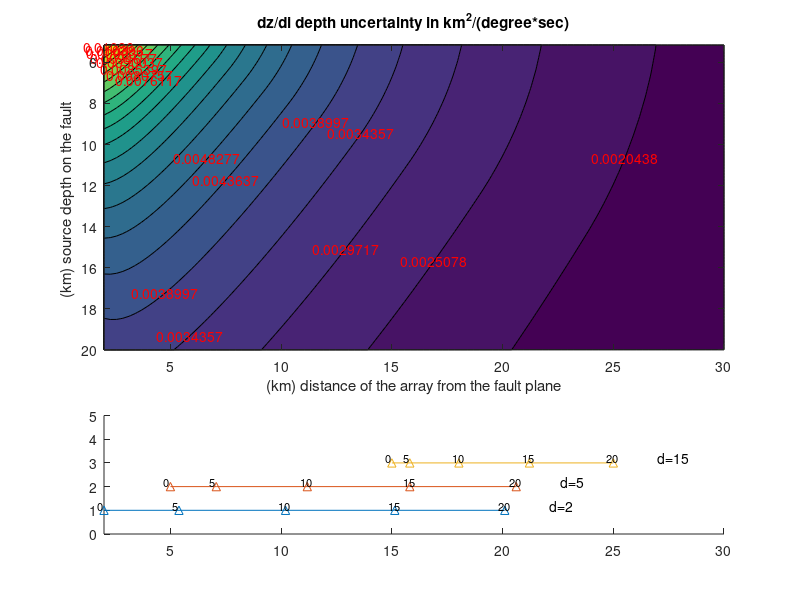
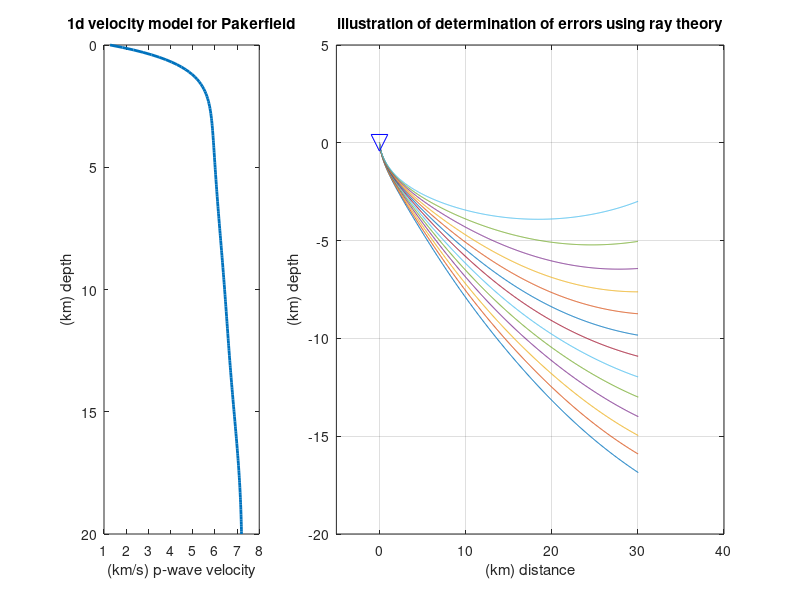

Write the MATLAB code that produced these figures, in order. (Note: this script raises an error after producing the figures.)
clear all;
close all;
load P;
% Ray tracing in a vertically heterogeneous medium with wave speed c(z)
% To shoot rays at given initial angles
% we solve the following ODE system
%   di/ds = dc/dz(z) * sin(i)
%   dx/ds = c(z)*sin(i)
%   dz/ds = c(z)*cos(i)
% where i = ray angle, counter-clockwise from Z down
%       s = travel-time
% The ODE is integrated by a midpoint method
%
% June 2008        J.P. Ampuero        ampuero@gps.caltech.edu

%I0S = [19.5:0.02:19.6];
I0S =10:0.2:12.5;         % initial angles, in degrees
XSTA = 0; ZSTA = 0;        % initial point
%ZEND = 0;                % vertical position of final point
XEND = 30e3;                % horizontal position of final point
ZMAX = 20e3;                % stop ray tracing if the ray goes this deep
DS = 1e-2;   % timestep
resolution=100;
L=linspace(2,XEND/1e3,resolution)*1e3;
Lz=linspace(5,ZMAX/1e3,resolution)*1e3
D=zeros(1,length(L));
MM=zeros(length(I0S),length(L));
MM1=zeros(length(Lz)-1,length(L));
MM2=zeros(length(Lz),length(L));
c0=1.182e3

% example of velocity model c(z): an exponential distribution
%CFUN = @(z) 2000 + (1-exp(-z/1000))*4000;
% its derivative with respect to z
%CZFUN = @(z) exp(-z/1000)*4000/1000;
P=[7.29320740145629e-60,-2.25713355056818e-54,3.15780784770224e-49,-2.64134885422995e-44,1.47242246990781e-39,-5.77410811052121e-35,1.63959228354946e-30,-3.42090336118034e-26,5.27212978329383e-22,-5.99116415754033e-18,4.98013313198646e-14,-2.98197497509444e-10,1.25141562627232e-06,-0.00349386067308002,5.89649663355069,1273.93757459125;]

%parkersfield velocity model

CFUN= @(b) P(16)+P(15)*b+P(14)*b.^2+P(13)*b.^3+P(12)*b.^4+P(11)*b.^5+(P(10)+P(9)*b+P(8)*b.^2+P(7)*b.^3+P(6)*b.^4+P(5)*b.^5+P(4)*b.^6+P(3)*b.^7+P(2)*b.^8+P(1)*b.^9).*b.^6;
        %aa=P(10)+P(9)*b+P(8)*b.^2+P(7)*b.^3+P(6)*b.^4+P(5)*b.^5+P(4)*b.^6+P(3)*b.^7+P(2)*b.^8+P(1)*b.^9
% its derivative with respect to z
CZFUN = @(b) P(15)+P(14)*b*2+P(13)*b.^2*3+P(12)*b.^3*4+P(11)*b.^4*5+P(10)*b.^5*6+P(9)*b.^6*7+P(8)*b.^7*8+P(7)*b.^8*9+P(6)*b.^9*10+P(5)*b.^10*11+P(4)*b.^11*12+P(3)*b.^12*13+P(2)*b.^13*14+P(1)*b.^14*15;




% example of velocity model c(z): an exponential distribution
%CFUN = 2000 + (1-exp(-z/1000))*4000;
% its derivative with respect to z
%CZFUN = @(z) exp(-z/1000)*4000/1000;
%CFUN = @(z) 5000;
%CZFUN = @(z) 0;















figure(3);
        iii=0;
        for xxx=0:100:ZMAX
            ccc(iii+1)=CFUN(xxx);
            xxxx(iii+1)=xxx;
            iii=iii+1;
        end
        subplot(1,3,1)
        plot(ccc/1e3,xxxx/1e3,'LineWidth',2);
        title('1d velocity model for Pakerfield');
       xlabel('(km/s) p-wave velocity');
       ylabel('(km) depth');
       set(gca,'YDir','reverse');

% for each initial angle, shoot a ray
for k=1:length(I0S),

 % initial conditions
  inc = I0S(k)*pi/180;
  x = XSTA;
  z = ZSTA;
  clear xray zray raylength
  n=1;
  xray(n) =x;
  zray(n) =z;

 % Solve the ODE
 % Midpoint method to integrate Y'=F(Y) with step h:
 %  Y_pred = Y_n + h/2*F(Y_n)lat
 %  Y_(n+1) = Y_n + h*F(Y_pred)
 %
 % An alternative (also second order) is Heun's method:
 %  Y_pred = Y_n + h*F(Y_n)
 %  Y_(n+1) = Y_n + h*( F(Y_n) + F(Y_pred) )/2
 %
 % Or we could use ode45

  finish = 0;
  raylength(1)=0;
  while ~finish,

   % Y_n
    i_old = inc;
    x_old = x;
    z_old = z;

   % F(Y_n)
    c = CFUN(z_old);
    cz = CZFUN(z_old);
    sini = sin(i_old);
    cosi = cos(i_old);
    is = cz*sini; 
    xs = c*sini; 
    zs = c*cosi; 

   % Y_pred = Y_n + h/2*F(Y_n)
    inc = i_old +0.5*DS*is;
    x = x_old +0.5*DS*xs;
    z = z_old +0.5*DS*zs;

   % F(Y_pred)
    c = CFUN(z);
    cz = CZFUN(z);
    sini = sin(inc);
    cosi = cos(inc);
    is = cz*sini; 
    xs = c*sini; 
    zs = c*cosi; 

   % Y_(n+1) = Y_n + h*F(Y_pred)
    inc = i_old +DS*is;
    x = x_old +DS*xs;
    z = z_old +DS*zs;

    n = n+1;
    xray(n)=x;
    zray(n)=z;
    if n>=2
    raylength(n)=raylength(n-1)+((xray(n)-xray(n-1))^2+(zray(n)-zray(n-1))^2)^0.5;
    end
    %finish = z<ZEND | z>ZMAX;
    finish = x>XEND | z>ZMAX | z<ZSTA;
  end
  D=interp1(xray,zray,L,'linear',NaN);
  raylengthL=interp1(xray,raylength,L,'linear',NaN);
  MM(k,:)=D;
  raylenthLMM(k,:)= raylengthL;
  subplot(1,3,[2 3]);
  plot(xray/1e3,-zray/1e3,'-');
  
  hold all
end
plot(0,0,'bv','MarkerSize',12);
title('illustration of determination of errors using ray theory');
       xlabel('(km) distance');
       ylabel('(km) depth')
xlim([-5 40])
ylim([-20 5])   
for k=1:length(L)
    front=1;
    back=length(I0S);
    for jj=1:length(I0S)
        front=jj;
        if isnan(MM(jj,k))==0
            break;
        end
    end
     for jj=1:length(I0S)
         back=length(I0S)-jj+1;
        if isnan(MM(length(I0S)-jj+1,k))==0
        
            break;
        end
    end
    MM2(:,k)=interp1(MM(front:back,k),I0S(front:back),Lz,'linear','extrap')*pi/180;%MM2 take off angle for all Lz
    raylengthLLz(:,k)=interp1(MM(front:back,k),raylenthLMM(front:back,k),Lz,'linear','extrap')*pi/180;%MM2 take off angle for all Lz
end

for k=2:length(Lz)
    MM1(k-1,:)=MM2(k,:)-MM2(k-1,:);
end

hold off
%axis equal
grid on


for iii=1:length(Lz)-1
        lat(iii,:)=L;
end

for iii=1:length(L)
        lon(:,iii)=Lz(2:length(Lz));
end
      figure(2);
      subplot(3,1,[1 2]);
      %MM3=-(Lz(2)-Lz(1))./MM1*c0./cos(MM2(1:length(Lz)-1,:))*pi/180/1e6.*raylengthLLz(1:length(Lz)-1,:).^0.75;%slowness error
      MM3=1./raylengthLLz(1:length(Lz)-1,:);%slowness error
for iii=1:length(Lz)-1


for jjj=1:length(L)
        TOS(:,jjj)=180/pi*asin(sind(MM2(:,jjj))'.*CFUN(Lz)/c0);% take off angle at depth Lz in degree
end
end
        [C,H]=contourf(lat/1e3, lon/1e3, MM3,20)%[500 1000 1500 2000 2500 3000 3500 4000 4500 5000 5500 6000 6500 7000 7500 8000 8500 9000 9500 10000 10500 11000 11500 12000  ]);%[50 100 300 400 500 600 700 800 900 1000 1200 1500 2000 2500 3000 ]
       clabel(C,H,'fontsize',10,'color','r','rotation',0)
       title('dz/di depth uncertainty in km^2/(degree*sec)');
       xlabel('(km) distance of the array from the fault plane');
       ylabel('(km) source depth on the fault ')
       set(gca,'YDir','reverse');
       %cbar =  findobj(H,'tag','Colormap');
         %colorbar;
         %caxis([1 18]);
       subplot(3,1,3);
      hold on;
      xx=linspace(0,20,5);
       ddx=ones(1,5);
       kkk=0;
       for dd=[2 5 15]
           kkk=kkk+1;
           
           plot((xx.^2+dd^2).^0.5,ddx*kkk,'^-');
           for cc=1:length(xx)
           text((xx(cc)^2+dd^2).^0.5-0.3,kkk+0.2,num2str(xx(cc)),'fontsize',8);
           end
            text((xx(cc)^2+dd^2).^0.5+2,kkk+0.2,[ 'd=' num2str(dd)],'fontsize',10);
       end
       ylim([0 5]);
       xlim([2 XEND/1e3]);
%colormap(gray);
       figure(4);
       xalong=linspace(0,20,resolution)*1e3;
       MM4=zeros(length(Lz)-1,length(xalong));
       kkk=0;
       for dd=[ 2  5 15 ]*1e3
           kkk=kkk+1;
        for iii=1:length(L)
        if L(iii)>dd
            L1(iii)=(L(iii)^2-dd^2)^0.5;
        else
            L1(iii)=-(dd^2-L(iii)^2)^0.5;
        end
        end 
        for iii=1:length(Lz)-1
            MM4(iii,:)=interp1(L1,MM3(iii,:),xalong);
            TOSxalong(iii,:)=interp1(L1,TOS(iii,:),xalong);
        end   
        for iii=1:length(Lz)-1
        lat1(iii,:)=xalong;
        end
        for iii=1:length(xalong)
        lon1(:,iii)=Lz(2:length(Lz));
        end
        AZM=atan(dd./xalong)*180/pi;
        for iii=1:length(Lz)-1
            UU=RadiationPattern(0,90,0,TOSxalong(iii,:)',AZM);
           MM6(iii,:)=MM4(iii,:)./(UU(:,1)'*3^(3/2)).^0.75;
           %MM6(iii,:)=MM4(iii,:)./(UU(:,2)'.^2+UU(:,3)'.^2).^0.375;
          % MM6(iii,:)=UU(:,1)';
        end
        MM5=zeros(length(Lz)-1,2*length(xalong));
        lat2=zeros(length(Lz)-1,2*length(xalong));
        lon2=zeros(length(Lz)-1,2*length(xalong));
        for iii=1:length(Lz)-1
            for jjj=1:length(xalong)
                   lat2(iii,jjj+length(xalong))=lat1(iii,jjj);
                   MM5(iii,jjj+length(xalong))=MM6(iii,jjj);
                   lon2(iii,jjj+length(xalong))=lon1(iii,jjj);
                   
                    lat2(iii,jjj)=-lat1(iii,length(xalong)-jjj+1);
                   MM5(iii,jjj)=MM6(iii,length(xalong)-jjj+1);
                   lon2(iii,jjj)=lon1(iii,length(xalong)-jjj+1);
                   
            end
        end
          for iii=1:length(Lz)-1
            for jjj=1:2*length(xalong)
                
                   if MM5(iii,jjj)>5e0
                       MM5(iii,jjj)=NaN;
                   %else
                       %MM5(iii,jjj)=log10(MM5(iii,jjj));
                   end
            end
          end
   
      subplot(3,1,kkk);
      
        [C,H]=contourf(lat2/1e3, lon2/1e3, MM5,20);%[0 500 1000 1500 2000 2500 3000  4000 5000  6000  7000  8000 9000 10000 11000  12000  13000 14000  16000  18000]);%[50 100 300 400 500 600 700 800 900 1000 1200 1500 2000 2500 3000 ]
       clabel(C,H,'fontsize',10,'color','r','rotation',0)
       title(['d=' num2str(dd/1000) 'km']);
       xlabel('(km) distance of the source along the fault plane');
       ylabel('(km) source depth on the fault ')
       set(gca,'YDir','reverse');
       colorbar;
         % caxis([0 2e5]);
          %caxis('manual');
      %colormap(cbar);
       end
        %shading interp;
      
        
